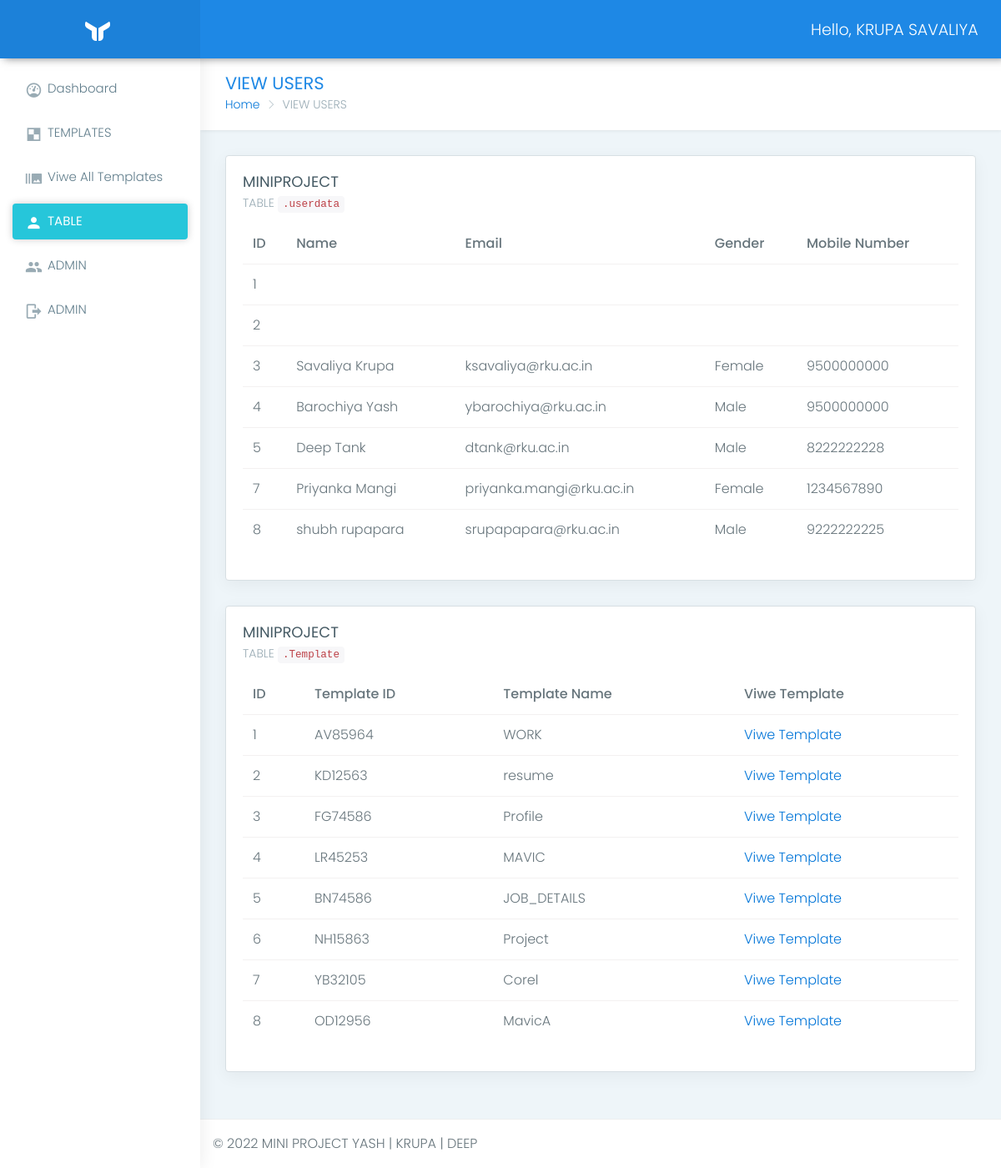
/Admin/viewusers.php (signed in), run on the app's committed database.
### tables this page shows
CREATE TABLE `register` (
  `id` int(200) NOT NULL,
  `name` varchar(50) NOT NULL,
  `u_name` varchar(50) NOT NULL,
  `email` varchar(50) NOT NULL,
  `gender` varchar(15) NOT NULL,
  `mobile` varchar(50) NOT NULL,
  `password` varchar(12) NOT NULL
);

CREATE TABLE `template` (
  `id` int(11) NOT NULL,
  `temp_id` varchar(12) NOT NULL,
  `temp_name` varchar(30) NOT NULL,
  `about_temp` varchar(220) NOT NULL,
  `example_image` varchar(80) NOT NULL,
  `kit_image` varchar(80) NOT NULL,
  `logic_file` varchar(80) NOT NULL
);

### Admin/viewusers.php (the view, shortened to what this page needs)
<?php
    if($_SESSION['email'] ) {
?>
<!DOCTYPE html>
<html lang="en">
<head>
    <link href="assets/plugins/bootstrap/css/bootstrap.min.css" rel="stylesheet">
    <link href="css/style.css" rel="stylesheet">
    <link href="css/colors/blue.css" id="theme" rel="stylesheet">
</head>
<body class="fix-header fix-sidebar card-no-border">
    <div id="main-wrapper">
        <?php
        include("header.php")
        ?>
        <?php
        include("nav.php")
        ?>
        <div class="page-wrapper">
            <div class="container-fluid">
                <div class="row page-titles">
                    <div class="col-md-5 col-8 align-self-center">
                        <h3 class="text-themecolor m-b-0 m-t-0">VIEW USERS</h3>
                        <ol class="breadcrumb">
                            <li class="breadcrumb-item"><a href="javascript:void(0)">Home</a></li>
                            <li class="breadcrumb-item active">VIEW USERS</li>
                        </ol>
                    </div>
                </div>
                <div class="row">
                    <div class="col-12">
                        <div class="card">
                            <div class="card-block">
                                    <h4 class="card-title">MINIPROJECT</h4>
                                    <h6 class="card-subtitle">TABLE <code>.userdata</code></h6>
                                    <div class="table-responsive">
                                        <table class="table">
                                            <thead>
                                                <tr>
                                                    <th>ID</th>
                                                    <th>Name</th>
                                                    <th>Email</th>
                                                    <th>Gender</th>
                                                    <th>Mobile Number</th>
                                                </tr>
                                            </thead>
                                            <tbody>
                                            <?php
                                $con = mysqli_connect("localhost", "root", "", "resume");
                                $query = "select * from register";
                                $res = mysqli_query($con, $query);
                                while ($row = mysqli_fetch_array($res)) {
                                ?>
                                                <tr>
                                                    <td><?php echo $row['id'] ?></td>
                                                    <td><?php echo $row['name'] ?></td>
                                                    <td><?php echo $row['email'] ?></td>
                                                    <td><?php echo $row['gender'] ?></td>
                                                    <td><?php echo $row['mobile'] ?></td>
                                                </tr>
                                                <?php
                                }
                                ?>
                                            </tbody>
                                        </table>
                                    </div>
                            </div>
                        </div>
                    </div>
                </div>
                <div class="card">
                    <div class="card-block">
                        <h4 class="card-title">MINIPROJECT</h4>
                        <h6 class="card-subtitle">TABLE <code>.Template</code></h6>
                        <div class="table-responsive">
                            <table class="table">
                                <thead>
                                    <tr>
                                        <th>ID</th>
                                        <th>Template ID</th>
                                        <th>Template Name</th>
                                        <th>Viwe Template</th>
                                    </tr>
                                </thead>
                                <tbody>
                                    <?php
                                    $con = mysqli_connect("localhost", "root", "", "resume");
                                    $query = "select * from template";
                                    $res = mysqli_query($con, $query);
                                    while ($row = mysqli_fetch_array($res)) {
                                    ?>
                                        <tr>
                                            <td><?php echo $row['id'] ?></td>
                                            <td><?php echo $row['temp_id'] ?></td>
                                            <td><?php echo $row['temp_name'] ?></td>
                                            <td> <a  href="<?php echo $row['kit_image'] ?>" target="_bleck">Viwe Template</a> </td>
                                        </tr>
                                    <?php
                                    }
                                    ?>
                                </tbody>
                            </table>
                        </div>
                    </div>
                </div>
            </div>
        </div>
    </div>
    <?php
    include("footer.php");
    ?>
</body>
</html><?php
}
?>

### Admin/header.php (shortened to what this page needs)
<?php
if ($_SESSION['email']) {
?>
    <header class="topbar">
        <nav class="navbar top-navbar navbar-toggleable-sm navbar-light">
            <div class="navbar-header">
                <a class="navbar-brand" href="index.php">
                    <b>
                        <img src="assets/images/logo-light-icon.png" alt="homepage" class="light-logo" />
                    </b>
                </a>
            </div>
            <div class="navbar-collapse">
                <ul class="navbar-nav my-lg-0">
                        <li class="nav-item dropdown">
                    <?php
                    $con = mysqli_connect("localhost", "root", "", "resume");
                    $query = "select * from admin where email='" . $_SESSION['email'] . "'";
                    $res = mysqli_query($con, $query);
                    while ($row = mysqli_fetch_array($res)) {
                    ?>
                            <a class="nav-link dropdown-toggle text-muted waves-effect waves-dark" href="admindata.php" aria-expanded="false">Hello, <?php echo $row['full_name'] ?></a>
                    <?php
                    }
                    ?>
                        </li>
                </ul>
            </div>
        </nav>
    </header>
<?php
}
?>

### Admin/css/colors/blue.css (style rules this page uses)
.topbar { background: #1e88e5; }
.topbar .navbar-header { background: rgba(0, 0, 0, 0.05); }
.topbar .top-navbar .navbar-header .navbar-brand .light-logo { display: inline-block; color: rgba(255, 255, 255, 0.8); }
.topbar .navbar-light .navbar-nav .nav-item > a.nav-link { color: #ffffff !important; }
.text-themecolor { color: #1e88e5 !important; }

### data on the page
register: id "1"
register: id "2"
register: id "3", name "Savaliya Krupa", email "ksavaliya@rku.ac.in", gender "Female", mobile "9500000000"
register: id "4", name "Barochiya Yash", email "ybarochiya@rku.ac.in", gender "Male", mobile "9500000000"
register: id "5", name "Deep Tank", email "dtank@rku.ac.in", gender "Male", mobile "8222222228"
register: id "7", name "Priyanka Mangi", email "priyanka.mangi@rku.ac.in", gender "Female", mobile "1234567890"
register: id "8", name "shubh rupapara", email "srupapapara@rku.ac.in", gender "Male", mobile "9222222225"
template: id "1", temp "AV85964", temp_name "WORK"
template: id "2", temp "KD12563", temp_name "resume"
template: id "3", temp "FG74586", temp_name "Profile"
template: id "4", temp "LR45253", temp_name "MAVIC"
template: id "5", temp "BN74586", temp_name "JOB_DETAILS"
template: id "6", temp "NH15863", temp_name "Project"
template: id "7", temp "YB32105", temp_name "Corel"
template: id "8", temp "OD12956", temp_name "MavicA"

### other printed values
$row['full_name'] "KRUPA SAVALIYA"
